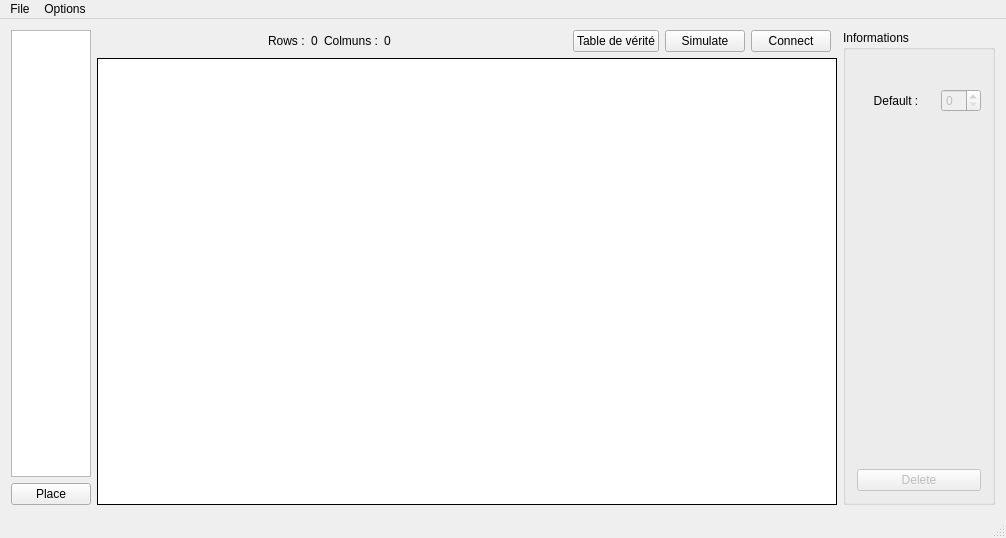
<?xml version="1.0" encoding="UTF-8"?>
<ui version="4.0">
 <class>MApp</class>
 <widget class="QMainWindow" name="MApp">
  <property name="windowModality">
   <enum>Qt::NonModal</enum>
  </property>
  <property name="geometry">
   <rect>
    <x>0</x>
    <y>0</y>
    <width>997</width>
    <height>538</height>
   </rect>
  </property>
  <property name="windowTitle">
   <string>MApp</string>
  </property>
  <widget class="QWidget" name="centralWidget">
   <layout class="QGridLayout" name="gridLayout">
    <item row="2" column="1" rowspan="2" colspan="11">
     <widget class="GridView" name="tableView">
      <property name="enabled">
       <bool>true</bool>
      </property>
      <property name="sizePolicy">
       <sizepolicy hsizetype="MinimumExpanding" vsizetype="MinimumExpanding">
        <horstretch>0</horstretch>
        <verstretch>0</verstretch>
       </sizepolicy>
      </property>
      <property name="minimumSize">
       <size>
        <width>740</width>
        <height>374</height>
       </size>
      </property>
      <property name="frameShape">
       <enum>QFrame::Panel</enum>
      </property>
      <property name="frameShadow">
       <enum>QFrame::Plain</enum>
      </property>
      <property name="autoScroll">
       <bool>false</bool>
      </property>
      <property name="editTriggers">
       <set>QAbstractItemView::NoEditTriggers</set>
      </property>
      <property name="tabKeyNavigation">
       <bool>false</bool>
      </property>
      <property name="showDropIndicator" stdset="0">
       <bool>false</bool>
      </property>
      <property name="dragDropOverwriteMode">
       <bool>false</bool>
      </property>
      <property name="selectionMode">
       <enum>QAbstractItemView::NoSelection</enum>
      </property>
      <property name="showGrid">
       <bool>true</bool>
      </property>
      <property name="gridStyle">
       <enum>Qt::SolidLine</enum>
      </property>
      <property name="sortingEnabled">
       <bool>false</bool>
      </property>
      <property name="wordWrap">
       <bool>false</bool>
      </property>
      <property name="cornerButtonEnabled">
       <bool>false</bool>
      </property>
      <attribute name="horizontalHeaderVisible">
       <bool>false</bool>
      </attribute>
      <attribute name="horizontalHeaderDefaultSectionSize">
       <number>50</number>
      </attribute>
      <attribute name="horizontalHeaderMinimumSectionSize">
       <number>1</number>
      </attribute>
      <attribute name="verticalHeaderVisible">
       <bool>false</bool>
      </attribute>
      <attribute name="verticalHeaderDefaultSectionSize">
       <number>50</number>
      </attribute>
      <attribute name="verticalHeaderMinimumSectionSize">
       <number>1</number>
      </attribute>
     </widget>
    </item>
    <item row="1" column="0" rowspan="2">
     <widget class="QListWidget" name="listWidget">
      <property name="sizePolicy">
       <sizepolicy hsizetype="Minimum" vsizetype="Expanding">
        <horstretch>0</horstretch>
        <verstretch>0</verstretch>
       </sizepolicy>
      </property>
      <property name="minimumSize">
       <size>
        <width>1</width>
        <height>0</height>
       </size>
      </property>
      <property name="maximumSize">
       <size>
        <width>80</width>
        <height>16777215</height>
       </size>
      </property>
     </widget>
    </item>
    <item row="1" column="10">
     <widget class="QPushButton" name="connect">
      <property name="text">
       <string>Connect</string>
      </property>
     </widget>
    </item>
    <item row="1" column="9">
     <widget class="QPushButton" name="Simulate">
      <property name="text">
       <string>Simulate</string>
      </property>
     </widget>
    </item>
    <item row="1" column="12" rowspan="3">
     <widget class="QGroupBox" name="groupBox">
      <property name="sizePolicy">
       <sizepolicy hsizetype="Fixed" vsizetype="Expanding">
        <horstretch>0</horstretch>
        <verstretch>0</verstretch>
       </sizepolicy>
      </property>
      <property name="minimumSize">
       <size>
        <width>152</width>
        <height>39</height>
       </size>
      </property>
      <property name="title">
       <string>Informations</string>
      </property>
      <layout class="QGridLayout" name="gridLayout_2">
       <item row="4" column="0" colspan="4">
        <widget class="QPushButton" name="Delete">
         <property name="enabled">
          <bool>false</bool>
         </property>
         <property name="text">
          <string>Delete</string>
         </property>
        </widget>
       </item>
       <item row="2" column="0" colspan="3">
        <widget class="QLabel" name="label_2">
         <property name="text">
          <string>Default :</string>
         </property>
         <property name="alignment">
          <set>Qt::AlignCenter</set>
         </property>
        </widget>
       </item>
       <item row="3" column="0" colspan="2">
        <spacer name="verticalSpacer">
         <property name="orientation">
          <enum>Qt::Vertical</enum>
         </property>
         <property name="sizeHint" stdset="0">
          <size>
           <width>20</width>
           <height>40</height>
          </size>
         </property>
        </spacer>
       </item>
       <item row="2" column="3">
        <widget class="QSpinBox" name="def_value">
         <property name="enabled">
          <bool>false</bool>
         </property>
         <property name="maximum">
          <number>1</number>
         </property>
        </widget>
       </item>
       <item row="1" column="0" colspan="3">
        <widget class="QLabel" name="name">
         <property name="text">
          <string/>
         </property>
         <property name="alignment">
          <set>Qt::AlignCenter</set>
         </property>
        </widget>
       </item>
       <item row="1" column="3">
        <widget class="QPushButton" name="modify">
         <property name="enabled">
          <bool>false</bool>
         </property>
         <property name="sizePolicy">
          <sizepolicy hsizetype="Fixed" vsizetype="Fixed">
           <horstretch>0</horstretch>
           <verstretch>0</verstretch>
          </sizepolicy>
         </property>
         <property name="text">
          <string/>
         </property>
         <property name="icon">
          <iconset resource="../Ressources/bn.qrc">
           <normaloff>:/Images/modify.png</normaloff>:/Images/modify.png</iconset>
         </property>
         <property name="iconSize">
          <size>
           <width>16</width>
           <height>16</height>
          </size>
         </property>
         <property name="shortcut">
          <string>M</string>
         </property>
         <property name="autoDefault">
          <bool>false</bool>
         </property>
         <property name="default">
          <bool>false</bool>
         </property>
         <property name="flat">
          <bool>true</bool>
         </property>
        </widget>
       </item>
      </layout>
     </widget>
    </item>
    <item row="3" column="0">
     <widget class="QPushButton" name="Place">
      <property name="text">
       <string>Place</string>
      </property>
     </widget>
    </item>
    <item row="1" column="2">
     <widget class="QLabel" name="label">
      <property name="text">
       <string>Rows :</string>
      </property>
     </widget>
    </item>
    <item row="1" column="3">
     <widget class="QLabel" name="row_count">
      <property name="text">
       <string>0</string>
      </property>
     </widget>
    </item>
    <item row="1" column="4">
     <widget class="QLabel" name="label_3">
      <property name="text">
       <string>Colmuns :</string>
      </property>
     </widget>
    </item>
    <item row="1" column="5">
     <widget class="QLabel" name="column_count">
      <property name="text">
       <string>0</string>
      </property>
     </widget>
    </item>
    <item row="1" column="1">
     <spacer name="horizontalSpacer">
      <property name="orientation">
       <enum>Qt::Horizontal</enum>
      </property>
      <property name="sizeHint" stdset="0">
       <size>
        <width>40</width>
        <height>20</height>
       </size>
      </property>
     </spacer>
    </item>
    <item row="1" column="7">
     <spacer name="horizontalSpacer_2">
      <property name="orientation">
       <enum>Qt::Horizontal</enum>
      </property>
      <property name="sizeHint" stdset="0">
       <size>
        <width>40</width>
        <height>20</height>
       </size>
      </property>
     </spacer>
    </item>
    <item row="1" column="8">
     <widget class="QPushButton" name="TableDeVerite">
      <property name="text">
       <string>Table de vérité</string>
      </property>
     </widget>
    </item>
   </layout>
  </widget>
  <widget class="QMenuBar" name="menuBar">
   <property name="geometry">
    <rect>
     <x>0</x>
     <y>0</y>
     <width>997</width>
     <height>20</height>
    </rect>
   </property>
   <widget class="QMenu" name="menuFile">
    <property name="title">
     <string>File</string>
    </property>
    <addaction name="separator"/>
    <addaction name="actionQuit"/>
   </widget>
   <widget class="QMenu" name="menuOptions">
    <property name="title">
     <string>Options</string>
    </property>
    <addaction name="actionSettings"/>
   </widget>
   <addaction name="menuFile"/>
   <addaction name="menuOptions"/>
  </widget>
  <widget class="QStatusBar" name="statusBar"/>
  <action name="actionSettings">
   <property name="text">
    <string>Settings</string>
   </property>
  </action>
  <action name="actionQuit">
   <property name="text">
    <string>Quit</string>
   </property>
  </action>
  <action name="actionLoad">
   <property name="text">
    <string>Load</string>
   </property>
  </action>
 </widget>
 <layoutdefault spacing="6" margin="11"/>
 <customwidgets>
  <customwidget>
   <class>GridView</class>
   <extends>QTableView</extends>
   <header>gridview.h</header>
  </customwidget>
 </customwidgets>
 <resources>
  <include location="../Ressources/bn.qrc"/>
 </resources>
 <connections/>
</ui>
